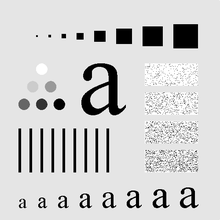
%> input picture Matlab/imgSource/char.tif, 220 x 220 px, shrunk from 500 x 500 before the run
$ octave --eval "myFurier;"   (GNU Octave 9; MATLAB toolbox functions it lacks are replaced by stand-ins)
%> lines starting %> are read from the running program, lines starting %| are printed output that depends on the picture; in (x1, y1, x2, y2) boxes, pixels count from 0 and x2, y2 are one past the last pixel; in counts of white or black regions, pixels touching at a corner belong together; the program's own positions count from 1
function myFurier
close all, clear all;

%read image
imgOrg = imread('C:\Users\baser\Documents\MATLAB\imageProc\imgSource\char.tif');
%> imgOrg is the input picture: size 220x220 uint8; min 0, max 255, mean 207.5
imgL = low_pass(imgOrg);
imgC = centerTrasnform(imgL);
%> in centerTrasnform, `r_mat(x,y) = 0;`: r_mat: size 220x220 double; every value is 0
%> after the loop in centerTrasnform, `for a = 1 : x`:
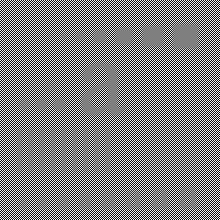
%> r_mat: size 220x220 double; min -250, max 250, mean 0; drawn with min black and max white
imgFFT = fft2(imgC);

%ideal low pass filter
lowPassMat = makeFilter(imgOrg, 'ideal');
%> after the loop in makeFilter, `for i = 1 : x`:
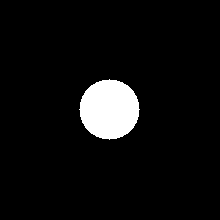
%> r_mat: size 220x220 double; values 0 (black) and 1 (white), 5.8% white; 1 white region, box (x1, y1, x2, y2) and area: (79, 79, 140, 140) 2821
imgMX2 = lowPassMat .* imgFFT;
imgIn2 = real(ifft2(imgMX2));
imgCIn2 =  centerTrasnform(imgIn2);

%butterworth low pass filter
butterworthMath = makeFilter(imgOrg, 'butterworth');
%> call 2 of makeFilter, with type = 'butterworth'
%> after the loop in makeFilter (call 2), `for i = 1 : x`:
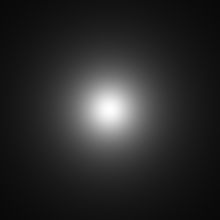
%> r_mat: size 220x220 double; min 0.0359, max 1, mean 0.168
imgMX3 = butterworthMath .* imgFFT;
imgIn3 = real(ifft2(imgMX3));
imgCIn3 =  centerTrasnform(imgIn3);
%> after the loop in centerTrasnform (call 3), `for a = 1 : x`:
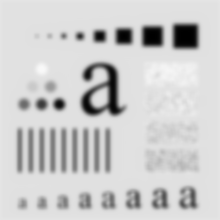
%> r_mat: size 220x220 double; min 0, max 248, mean 204.2

%gaussian low pass filter
gaussianMat = makeFilter(imgOrg, 'gaussian');
%> call 3 of makeFilter, with type = 'gaussian'
%> after the loop in makeFilter (call 3), `for i = 1 : x`:
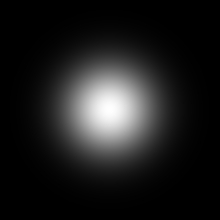
%> r_mat: size 220x220 double; min 1.45e-06, max 1, mean 0.117
imgMX4 = butterworthMath .* imgFFT;
imgIn4 = real(ifft2(imgMX4));
imgCIn4 =  centerTrasnform(imgIn4);

%show first image and FFT
subplot(4, 3, 1);
imshow(imgOrg, [0 255]);
subplot(4, 3, 2);

%show ideal low pass filter
imshow(real(imgFFT), [0 255]);
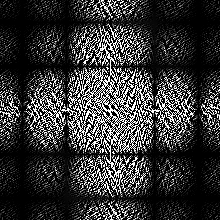
%> displayed picture: size 220x220, on the screen's scale of 0 to 255; min 0, max 255, mean 53
subplot(4, 3, 4);
imshow(lowPassMat, [0 1]);
subplot(4, 3, 5);
surf(lowPassMat);
subplot(4, 3, 6);
imshow(imgCIn2, [0 255]);

%show butterworth low pass filter
subplot(4, 3, 7);
imshow(butterworthMath, [0 1]);
subplot(4, 3, 8);
surf(butterworthMath);
subplot(4, 3, 9);
imshow(imgCIn3, [0 255]);

%show gaussian low pass filter
subplot(4, 3, 10);
imshow(gaussianMat, [0 1]);
%> `myFurier;`:
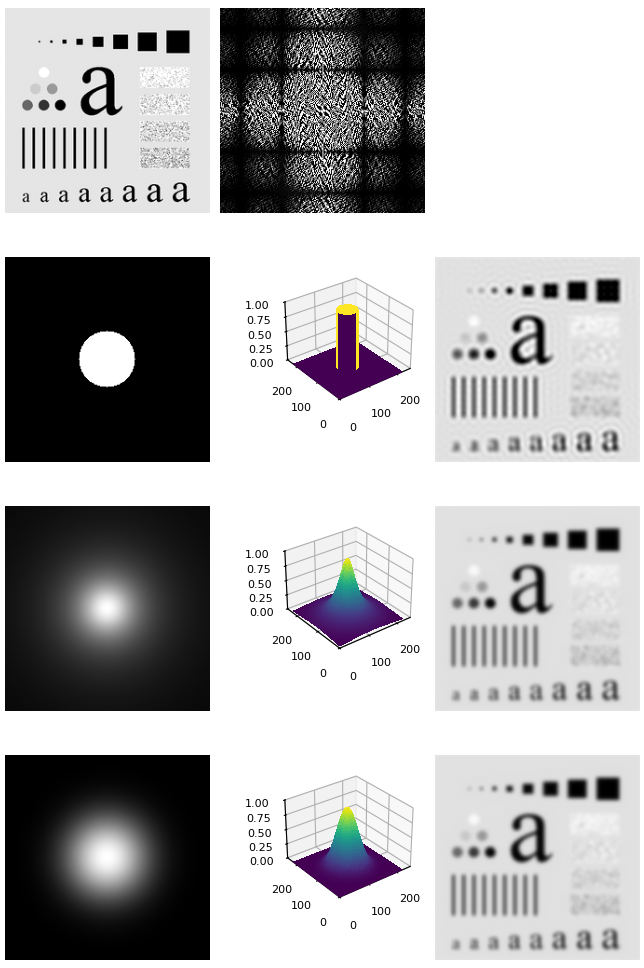
%> figure redrawn from the program's plot data, 11 panels
subplot(4, 3, 11);
surf(gaussianMat);
subplot(4, 3, 12);
imshow(imgCIn4, [0 255]);

end

function r_mat = low_pass(p_mat)
[x, y, z] = size(p_mat);
r_mat = p_mat;

maskAv = 1 / 25 * [1 1 1 1 1;         %5 * 5 average mask
                   1 1 1 1 1;
                   1 1 1 1 1;
                   1 1 1 1 1;
                   1 1 1 1 1];

for i = 3: x - 2
    for j = 3: y - 2
        mySum = 0;
        for a = 1: 5
            for b = 1: 5
               maskA = maskAv(a, b);
               mySum = mySum + maskA * p_mat(i + a - 3, j + b - 3);
            end
        end
        r_mat(i, j) = mySum;
    end
end

end

%a function for making filter
%there are three types filter in this function
%   ->ideal
%   ->butterworth
%   ->gaussian
function r_mat = makeFilter(p_mat, type)
[x, y, z] = size(p_mat);
r_mat(x,y) = 0;
u = x / 2;
v = y / 2;
D0 = 30;

if strcmp(type, 'ideal')

    for i = 1 : x
        for j = 1 : y
            if get_distance(i,j,u,v) <= D0
                r_mat(i, j) = 1;
            else
                r_mat(i, j) = 0;
            end
        end
    end
elseif strcmp(type, 'butterworth')
    n = 2;

    for i = 1 : x
        for j = 1 : y
            r_mat(i, j) = 1 / (1 + (get_distance(i ,j , u, v) / D0)^n);
        end
    end
elseif strcmp(type, 'gaussian')
    for i = 1 : x
        for j = 1 : y
            r_mat(i, j) = exp((-(get_distance(i, j, u, v)^2)) / (2 * (D0^2)) );
        end
    end

else
    disp('Error in filter params');
end

end

%getting index distance from center point
function r_val = get_distance(x1,y1,x2,y2)
    r_val = sqrt((x1 - x2)^2 + (y1 - y2)^2);
end

%make center transform for input image
function r_mat = centerTrasnform(p_mat)
[x, y, z] = size(p_mat);
r_mat(x,y) = 0;

for a = 1 : x
    for b = 1 : y
        r_mat(a, b) = ((-1) ^ (a + b)) * int16(p_mat(a, b));
    end
end

end
